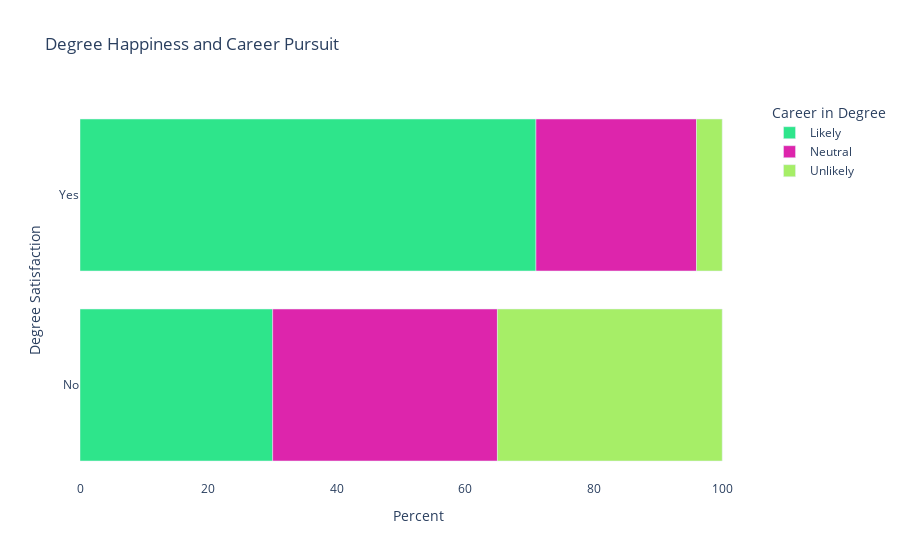

Write notebook code for a chart like this one.
### Code cell
paper_bg='rgba(0,0,0,0)'
plot_bg='rgba(0,0,0,0)'
color_list = ['#2ee58b', '#dd25ac', '#a6ee67']

# Creating a grouped bar chart
fig_happy_likely_1 = px.bar(happy_likely_neutral, 
                            x='percentage', 
                            y='degree_happy',
                            color='career_in_degree',
                            title="Degree Happiness and Career Pursuit",
                            labels={'percentage': 'Percent',
                                    'career_in_degree': 'Career in Degree',
                                    'degree_happy': 'Happy With Degree'},
                            barmode='relative',
                            color_discrete_sequence=color_list)  # Modified here

happy_likely_order = ['No', 'Yes']

# Update layout and labels
fig_happy_likely_1.update_layout(xaxis_title='Percent',
                                 yaxis_title='Degree Satisfaction',
                                 legend_title='Career in Degree',
                                 paper_bgcolor=paper_bg,  # Modified here
                                 plot_bgcolor=plot_bg,    # Modified here
                                 yaxis=dict(categoryorder='array',
                                            categoryarray=happy_likely_order))
fig_happy_likely_1.show()

# Saving figure as html
fig_happy_likely_1.write_html('../dashboard/plotly_html/q5_degree_satisfaction_2.html')

### Figure 1 — Plotly figure (JSON) as saved in the notebook; plotly's stock layout.template omitted (floating-point values rounded to 4 significant figures)
{"data": [{"alignmentgroup": "True", "hovertemplate": "Career in Degree=Likely<br>Percent=%{x}<br>Happy With Degree=%{y}<extra></extra>", "legendgroup": "Likely", "marker": {"color": "#2ee58b", "pattern": {"shape": ""}}, "name": "Likely", "offsetgroup": "Likely", "orientation": "h", "showlegend": true, "textposition": "auto", "type": "bar", "x": [71, 30], "xaxis": "x", "y": ["Yes", "No"], "yaxis": "y"}, {"alignmentgroup": "True", "hovertemplate": "Career in Degree=Neutral<br>Percent=%{x}<br>Happy With Degree=%{y}<extra></extra>", "legendgroup": "Neutral", "marker": {"color": "#dd25ac", "pattern": {"shape": ""}}, "name": "Neutral", "offsetgroup": "Neutral", "orientation": "h", "showlegend": true, "textposition": "auto", "type": "bar", "x": [25, 35], "xaxis": "x", "y": ["Yes", "No"], "yaxis": "y"}, {"alignmentgroup": "True", "hovertemplate": "Career in Degree=Unlikely<br>Percent=%{x}<br>Happy With Degree=%{y}<extra></extra>", "legendgroup": "Unlikely", "marker": {"color": "#a6ee67", "pattern": {"shape": ""}}, "name": "Unlikely", "offsetgroup": "Unlikely", "orientation": "h", "showlegend": true, "textposition": "auto", "type": "bar", "x": [4, 35], "xaxis": "x", "y": ["Yes", "No"], "yaxis": "y"}], "layout": {"barmode": "relative", "legend": {"title": {"text": "Career in Degree"}, "tracegroupgap": 0}, "paper_bgcolor": "rgba(0,0,0,0)", "plot_bgcolor": "rgba(0,0,0,0)", "title": {"text": "Degree Happiness and Career Pursuit"}, "xaxis": {"anchor": "y", "domain": [0, 1], "title": {"text": "Percent"}}, "yaxis": {"anchor": "x", "categoryarray": ["No", "Yes"], "categoryorder": "array", "domain": [0, 1], "title": {"text": "Degree Satisfaction"}}}}
